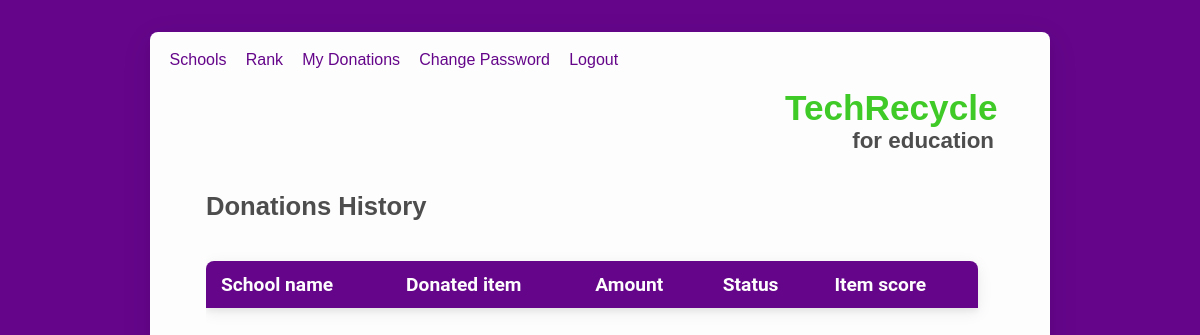
Page /history (signed in) on the earlier database version.
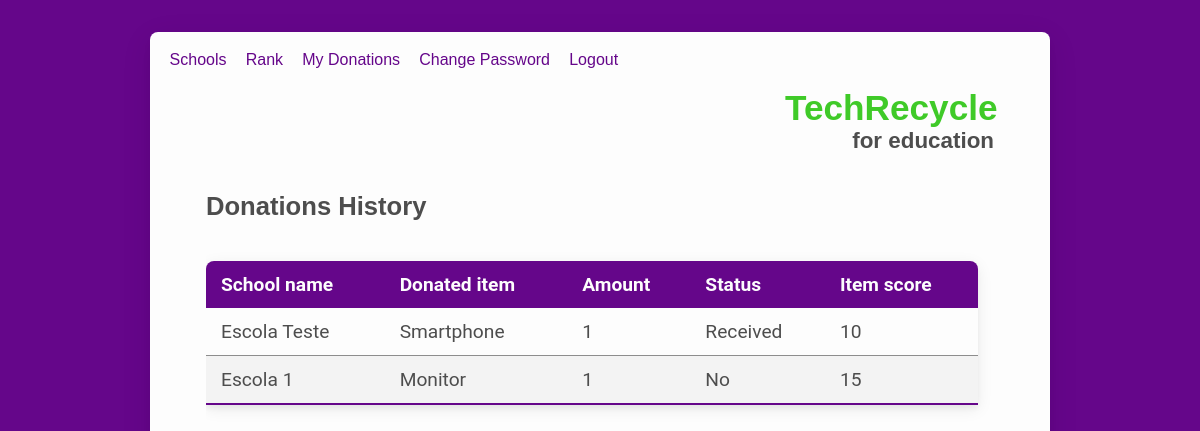
Same page on the later database version.
### tables this page shows
CREATE TABLE "donations" (
	"id"	INTEGER,
	"user_id"	VARCHAR(255),
	"school_id"	VARCHAR(255),
	"item_id"	VARCHAR(255),
	"amount"	VARCHAR(255),
	"received"	INTEGER,
	PRIMARY KEY("id")
);

CREATE TABLE "schools" (
	"id"	INTEGER,
	"name"	VARCHAR(255),
	"address"	VARCHAR(255),
	"city"	VARCHAR(255),
	"state"	VARCHAR(255),
	"country"	VARCHAR(255),
	"phone"	VARCHAR(20),
	"email"	VARCHAR(255),
	"password"	VARCHAR(255),
	"latitude"	Decimal(8, 6),
	"longitude"	Decimal(9, 6),
	"photo"	VARCHAR(255),
	PRIMARY KEY("id")
);

CREATE TABLE 'items' ( 'id' INTEGER PRIMARY KEY, 'name' VARCHAR(255), 'description' VARCHAR(255), 'icon' VARCHAR(255), 'scores' INTEGER );

### app.py (the view)
@app.route('/history')
def userPage():
    if 'userId' in session:
        userId = session['userId']
        con = sql.connect(DATABASE)
        con.row_factory = sql.Row
        cursor = con.cursor()
        cursor.execute(
            'SELECT donations.amount, donations.received, schools.name AS school, items.name AS item, items.scores FROM `donations` INNER JOIN `schools` ON schools.id = donations.school_id INNER JOIN `items` ON items.id = donations.item_id WHERE donations.user_id=? ORDER BY donations.id DESC', [userId])
        donations = cursor.fetchall()
        return render_template('history.html', donations=donations)

### templates/history.html
{% extends "layout.html" %} {% block pageTitle %} Donations History {% endblock
%} {% block content %}
<div id="scroll">
  <table class="styled-table">
    <thead>
      <td>School name</td>
      <td>Donated item</td>
      <td>Amount</td>
      <td>Status</td>
      <td>Item score</td>
    </thead>
    <tbody>
      {% for donation in donations %}
      <tr>
        <td>{{ donation['school'] }}</td>
        <td>{{ donation['item'] }}</td>
        <td>{{ donation['amount'] }}</td>
        <td>
          {% if donation['received'] == 0 %} No {% else %} Received {% endif %}
        </td>
        <td>{{ donation['scores'] * donation['amount'] |int }}</td>
      </tr>
      {% endfor %}
    </tbody>
  </table>
</div>
{% endblock%}

### templates/layout.html (shortened to what this page needs)
<!DOCTYPE html>
<html lang="en">
  <head>
    <link
      rel="stylesheet"
      href="{{ url_for('static', filename='css/style.css') }}"
    />
  </head>
  <body>
    <div id="wrapper">
      <header>
        <a href="/" class="full-brand">
          <h1 class="brand">TechRecycle</h1>
          <span>for education</span>
        </a>
        <nav>
          <ul>
            {% if session['userId'] and session['isSchool'] == undefined and
            session['isAdmin'] == undefined %}
            <li><a href="/schools">Schools</a></li>
            <li><a href="/rank">Rank</a></li>
            <li><a href="/history">My Donations</a></li>
            <li>
              <a href="/password">Change Password</a>
            </li>
            <li><a href="/logout">Logout</a></li>
            {% elif session['userId'] and session['isSchool'] and
            session['isAdmin'] == undefined %}
            <li><a href="/logout">Logout</a></li>
            {% elif session['userId'] and session['isSchool'] == undefined and
            session['isAdmin'] != undefined %}
            <li><a href="/admin">Home</a></li>
            <li><a href="/admin/add">Add school</a></li>
            <li><a href="/logout">Logout</a></li>
            {% endif %}
          </ul>
        </nav>
        <h2 class="page-title">{% block pageTitle %} {% endblock %}</h2>
      </header>
      <main>{% block content %} {% endblock %}</main>
    </div>
  </body>
</html>

### static/css/style.css (style rules this page uses)
:root { --primary: #4d4d4d; --secondary: #ffffff; --white: #fdfdfd; --darkgray: #3d3d3d; --lightgray: #8d8d8d; --lightergray: #f3f3f3; --green: #3fca28; --purple: #65068a; --font: 'Roboto', sans-serif; --shadow-small: 0px 2px 2px rgba(0, 0, 0, 0.04), 0px 2px 8px rgba(0, 0, 0, 0.08); --shadow: 0px 4px 4px rgba(0, 0, 0, 0.04), 0px 4px 16px rgba(0, 0, 0, 0.08); --shadow-big: 0px 8px 8px rgba(0, 0, 0, 0.04), 0px 8px 32px rgba(0, 0, 0, 0.08); }
* { margin: 0; padding: 0; -webkit-box-sizing: border-box; box-sizing: border-box; }
html, body, #root { max-height: 100vh; max-width: 100vw; height: 100%; width: 100%; }
body { padding: 2em; font-family: var(--font); color: var(--primary); background-color: var(--purple); }
a { color: var(--purple); }
header { position: relative; display: -webkit-box; display: -ms-flexbox; display: flex; margin-bottom: 20px; -webkit-box-orient: vertical; -webkit-box-direction: normal; -ms-flex-direction: column; flex-direction: column; font-family: 'Montserrat', sans-serif; }
header a.full-brand { width: 209px; display: block; text-align: right; -ms-flex-item-align: end; align-self: flex-end; text-decoration: none; }
header .brand { font-size: 2.2em; color: var(--green); }
header span { font-size: 1.4em; font-weight: bold; color: var(--primary); }
header .page-title { margin-top: 1.5em; text-align: left; font-size: 1.6em; color: var(--primary); -ms-flex-item-align: start; align-self: flex-start; }
header nav { width: 500px; padding: 0 10px; position: absolute; top: -56px; left: -56px; border-radius: 8px 0 8px 0; }
header nav ul { display: -webkit-box; display: -ms-flexbox; display: flex; }
header nav ul li { list-style: none; }
header nav ul li a { display: block; text-decoration: none; padding: 1.2em 0.6em; color: var(--purple); }
main { height: calc(100vh - 171px - 10em); display: -webkit-box; display: -ms-flexbox; display: flex; -webkit-box-orient: vertical; -webkit-box-direction: normal; -ms-flex-direction: column; flex-direction: column; -webkit-box-pack: center; -ms-flex-pack: center; justify-content: center; }
#wrapper { max-width: 900px; height: calc(100vh - 4em); padding: 3.5em; margin: auto; border-radius: 8px; background-color: var(--white); -webkit-box-shadow: var(--shadow-big); box-shadow: var(--shadow-big); }
#scroll { width: 100%; height: 100%; padding-right: 1em; overflow: auto; display: -webkit-box; display: -ms-flexbox; display: flex; -webkit-box-orient: vertical; -webkit-box-direction: normal; -ms-flex-direction: column; flex-direction: column; }
.styled-table { border-collapse: collapse; margin: 1em 0; font-size: 1.2em; min-width: 300px; border-radius: 8px 8px 0 0; overflow: hidden; -webkit-box-shadow: var(--shadow); box-shadow: var(--shadow); }
.styled-table th, .styled-table td { padding: 12px 15px; }
.styled-table tbody tr { border-bottom: 1px solid var(--lightgray); }
.styled-table tbody tr:nth-of-type(even) { background-color: var(--lightergray); }
.styled-table tbody tr:last-of-type { border-bottom: 2px solid var(--purple); }

Differences in the rows shown:
added donations: school "Escola Teste", item "Smartphone", amount "1", received "Received", donation['scores']*donation['amount']|int "10"
added donations: school "Escola 1", item "Monitor", amount "1", received "No", donation['scores']*donation['amount']|int "15"
